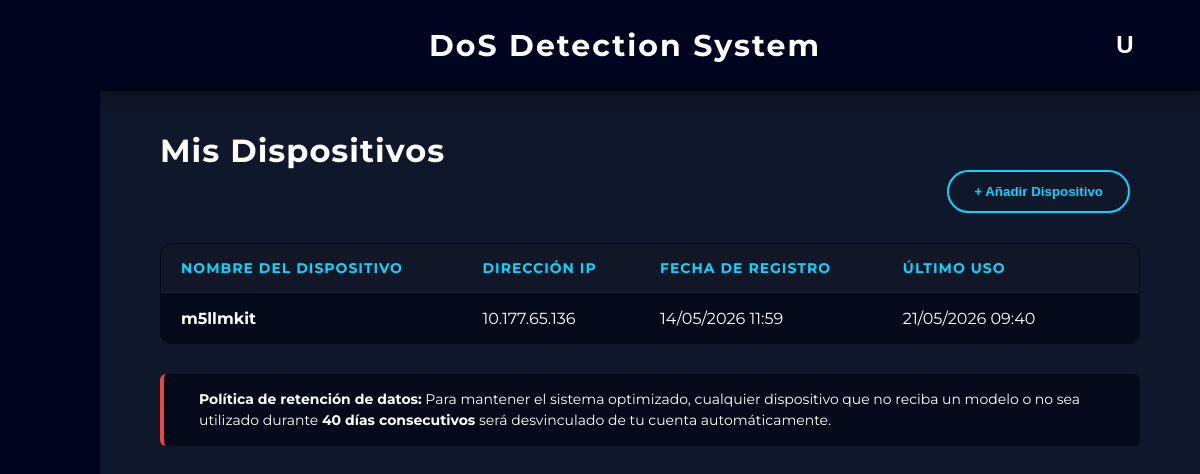
Before: /dispositivos (signed in) with the older database file.
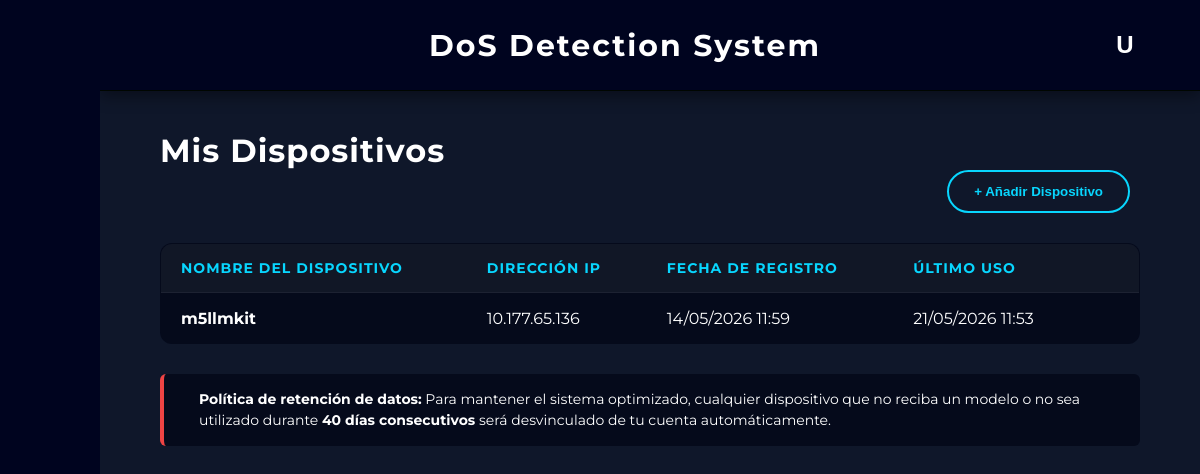
After: the same page with the newer database file.
### app/models.py (models this page shows)
class Dispositivo(db.Model):
    __tablename__ = 'dispositivos'
    id = db.Column(db.Integer, primary_key=True)
    nombre = db.Column(db.String(150), nullable=False)
    ip = db.Column(db.String(50), nullable=False)
    usuario_id = db.Column(db.Integer, db.ForeignKey('usuarios.id'), nullable=False)
    fecha_registro = db.Column(db.DateTime, default=datetime.now(pytz.timezone('Europe/Madrid')))
    fecha_ultimo_uso = db.Column(db.DateTime, default=datetime.now(pytz.timezone('Europe/Madrid')))
    usuario = db.relationship('User', backref=db.backref('dispositivos', cascade="all, delete-orphan", lazy=True))

### app/routes/pages/dispositivos.py (the view)
@dispositivos_bp.route("/dispositivos", methods=["GET"])
def index():
    if session.get('guest'):
        datos_invitado = session.get('guest_devices', [])
        dispositivos = [DispositivoInvitado(d['nombre'], d['ip'], d['fecha_registro']) for d in datos_invitado]
    else:
        user_id = session.get('user_id')
        if not user_id:
            return redirect(url_for('auth.login'))
        dispositivos = Dispositivo.query.filter_by(usuario_id=user_id).order_by(Dispositivo.fecha_registro.desc()).all()
    return render_template("dispositivos.html", dispositivos=dispositivos)

### app/templates/dispositivos.html (shortened to what this page needs)
{% extends "base.html" %}
{% block content %}
<div style="padding: 40px 60px;">
    <h2><span style="color: white; margin-bottom: 30px; font-size: 32px; letter-spacing: 1px;">Mis Dispositivos</span></h2>
    <div class="table-header">
        <button class="action-btn" onclick="openDeviceModal()">+ Añadir Dispositivo</button>
    </div>
    <table class="glass-table">
        <thead>
            <tr>
                <th>Nombre del Dispositivo</th>
                <th>Dirección IP</th>
                <th>Fecha de Registro</th>
                <th>Último Uso</th>
                <th style="text-align: center;"> </th>
            </tr>
        </thead>
        <tbody>
            {% for dispositivo in dispositivos %}
            <tr>
                <td style="font-weight: bold;">{{ dispositivo.nombre }}</td>
                <td>{{ dispositivo.ip }}</td>
                <td>{{ dispositivo.fecha_registro.strftime('%d/%m/%Y %H:%M') }}</td>
                <td>{{ dispositivo.fecha_ultimo_uso.strftime('%d/%m/%Y %H:%M') }}</td>
                <td style="text-align: center;">
                    <form action="{{ url_for('dispositivos.delete', device_id=(dispositivo.id if not session.get('guest') else loop.index0)) }}"
                          method="POST"
                          onsubmit="confirmAction(event, this, '¿Quiere eliminar este dispositivo?');"
                          style="display: inline;">
                        <button type="submit" class="delete-btn" title="Eliminar Dispositivo">
                        </button>
                    </form>
                </td>
            </tr>
            {% else %}
            <tr>
                <td colspan="5" style="text-align: center; padding: 30px; opacity: 0.7;">No tienes ningún dispositivo registrado.</td>
            </tr>
            {% endfor %}
        </tbody>
    </table>
    <div style="margin-top: 30px; padding: 15px 20px; background: rgba(2, 6, 23, 0.726); border-left: 4px solid #ef4444; border-radius: 6px; display: flex; align-items: center; gap: 15px;">
        <p style="color: white; font-size: 14px; margin: 0; line-height: 1.5;">
            <strong>Política de retención de datos:</strong> Para mantener el sistema optimizado, cualquier dispositivo que no reciba un modelo o no sea utilizado durante <strong>40 días consecutivos</strong> será desvinculado de tu cuenta automáticamente.
        </p>
    </div>
</div>
{% endblock %}

Changed rows visible on the page:
changed Dispositivo "m5llmkit": fecha_ultimo_uso "21/05/2026 09:40" → "21/05/2026 11:53"
